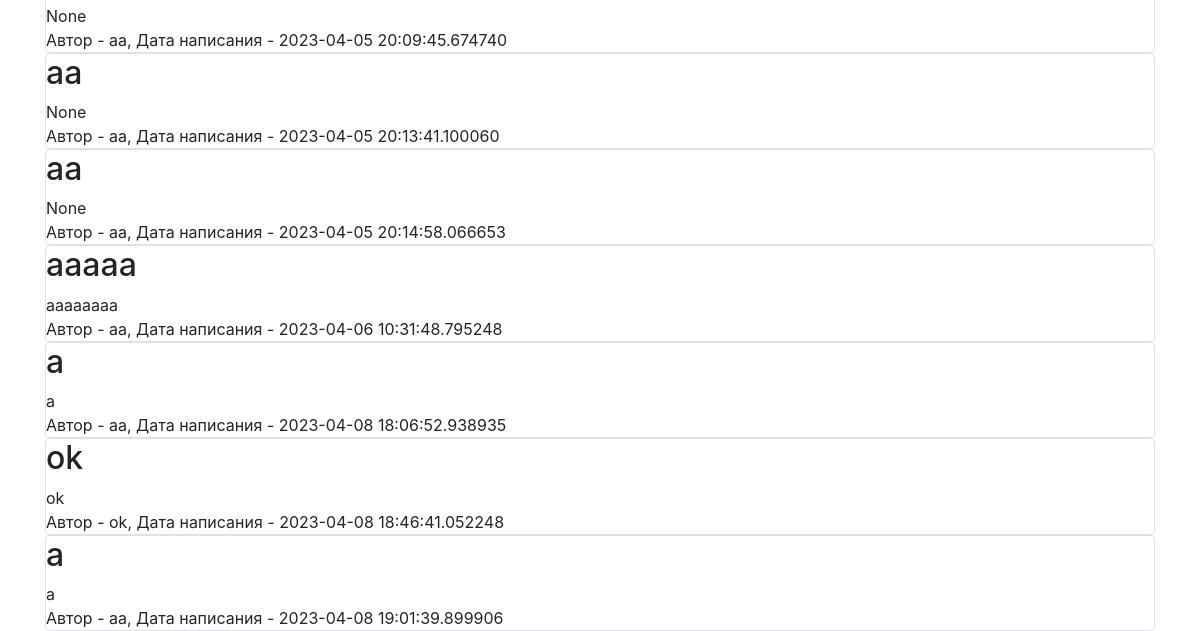
The page /index (lower part) on the database as committed earlier.
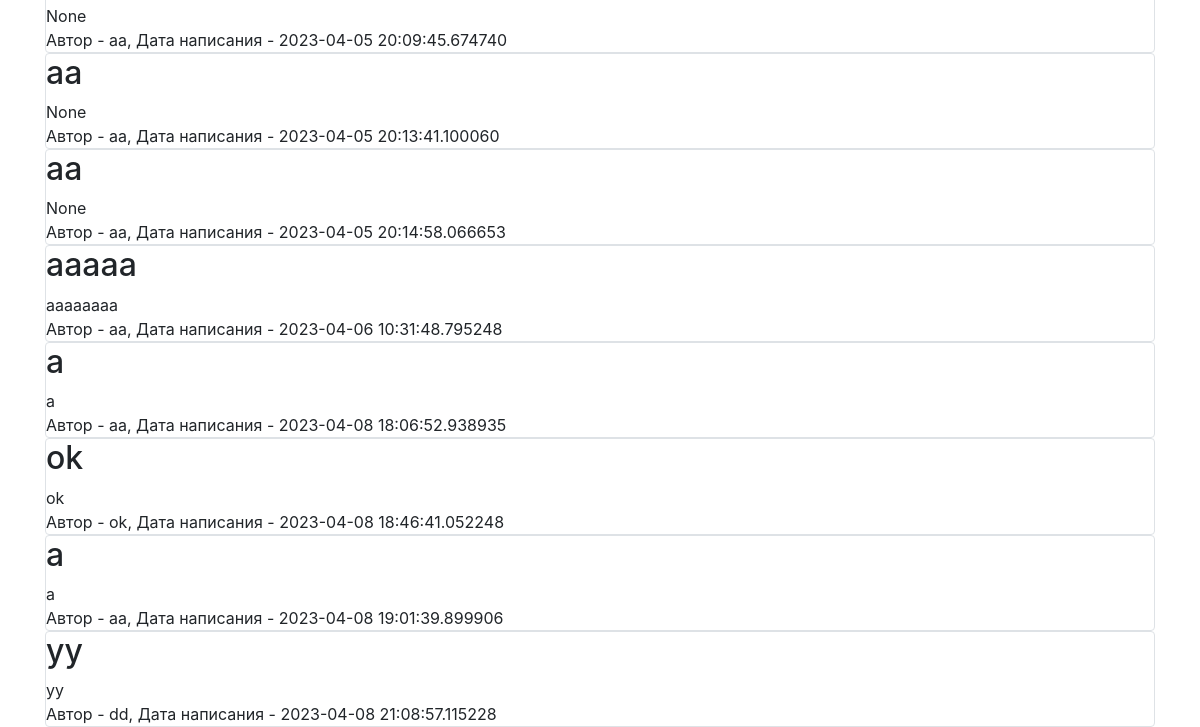
The same page on the database as committed later.
### data/news.py (models this page shows)
class News(SqlAlchemyBase):
    __tablename__ = 'news'
    id = sqlalchemy.Column(sqlalchemy.Integer,
                           primary_key=True, autoincrement=True)
    title = sqlalchemy.Column(sqlalchemy.String, nullable=True)
    content = sqlalchemy.Column(sqlalchemy.String, nullable=True)
    created_date = sqlalchemy.Column(sqlalchemy.DateTime,
                                     default=datetime.datetime.now)
    is_private = sqlalchemy.Column(sqlalchemy.Boolean, default=True)
    user_id = sqlalchemy.Column(sqlalchemy.Integer,
                                sqlalchemy.ForeignKey("users.id"))
    user = orm.relationship('User')

### data/users.py (models this page shows, shortened)
class User(SqlAlchemyBase, UserMixin):
    __tablename__ = 'users'
    id = sqlalchemy.Column(sqlalchemy.Integer,
                           primary_key=True, autoincrement=True)
    name = sqlalchemy.Column(sqlalchemy.String, nullable=True)
    about = sqlalchemy.Column(sqlalchemy.String, nullable=True)
    email = sqlalchemy.Column(sqlalchemy.String,
                              index=True, unique=True, nullable=True)
    hashed_password = sqlalchemy.Column(sqlalchemy.String, nullable=True)
    created_date = sqlalchemy.Column(sqlalchemy.DateTime,
                                     default=datetime.datetime.now)
    news = orm.relationship("News", back_populates='user')

### main.py (the view)
@app.route("/")
@app.route("/index", methods=['GET', 'POST'])
def index():
    db_sess = db_session.create_session()
    news = db_sess.query(News).filter(News.is_private != True)
    return render_template("index.html", news=news)

### data/db_session.py (called while the page is built)
def create_session() -> Session:
    global __factory
    return __factory()

### templates/index.html (shortened to what this page needs)
{% extends "base.html" %}
{% block content %}
{% for item in news%}
<div class="col-md6 border rounded">
    <h2>{{item.title}}</h2>
    <div>
        {{item.content}}
    </div>
    <div>
        Автор - {{item.user.name}}, Дата написания - {{item.created_date}}
    </div>
</div>
{% endfor %}
{% endblock %}

### templates/base.html (shortened to what this page needs)
<!doctype html>
<html lang="en">
<head>
    <link rel="stylesheet"
          href="https://stackpath.bootstrapcdn.com/bootstrap/4.4.1/css/bootstrap.min.css"
>
</head>
<body>
<main role="main" class="container">
    {% block content %}{% endblock %}
</main>
</body>
</html>

Rows that differ between the two databases and show on the page:
added News: title "yy", content "yy", user.name "dd", created_date "2023-04-08 21:08:57.115228"
